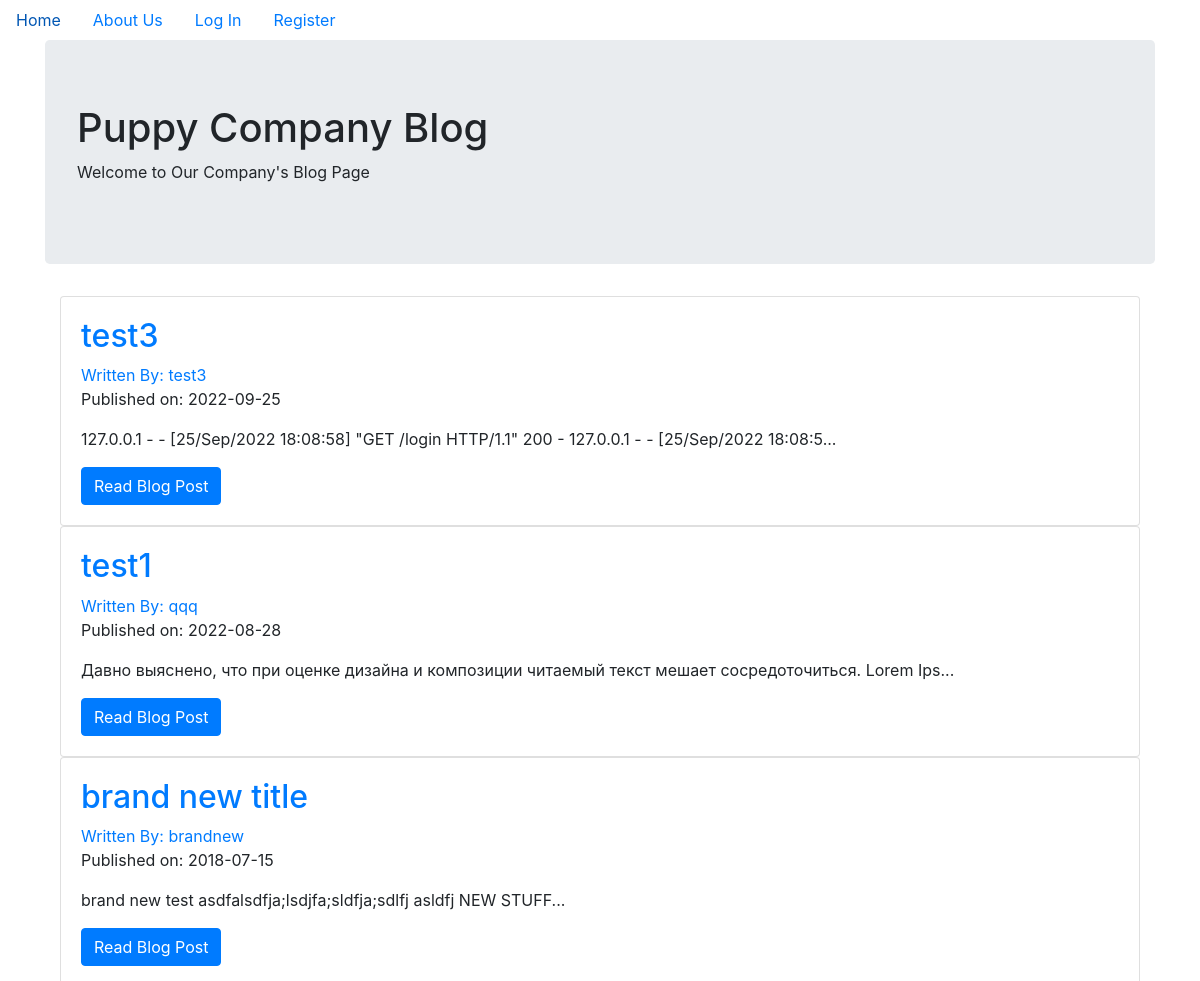
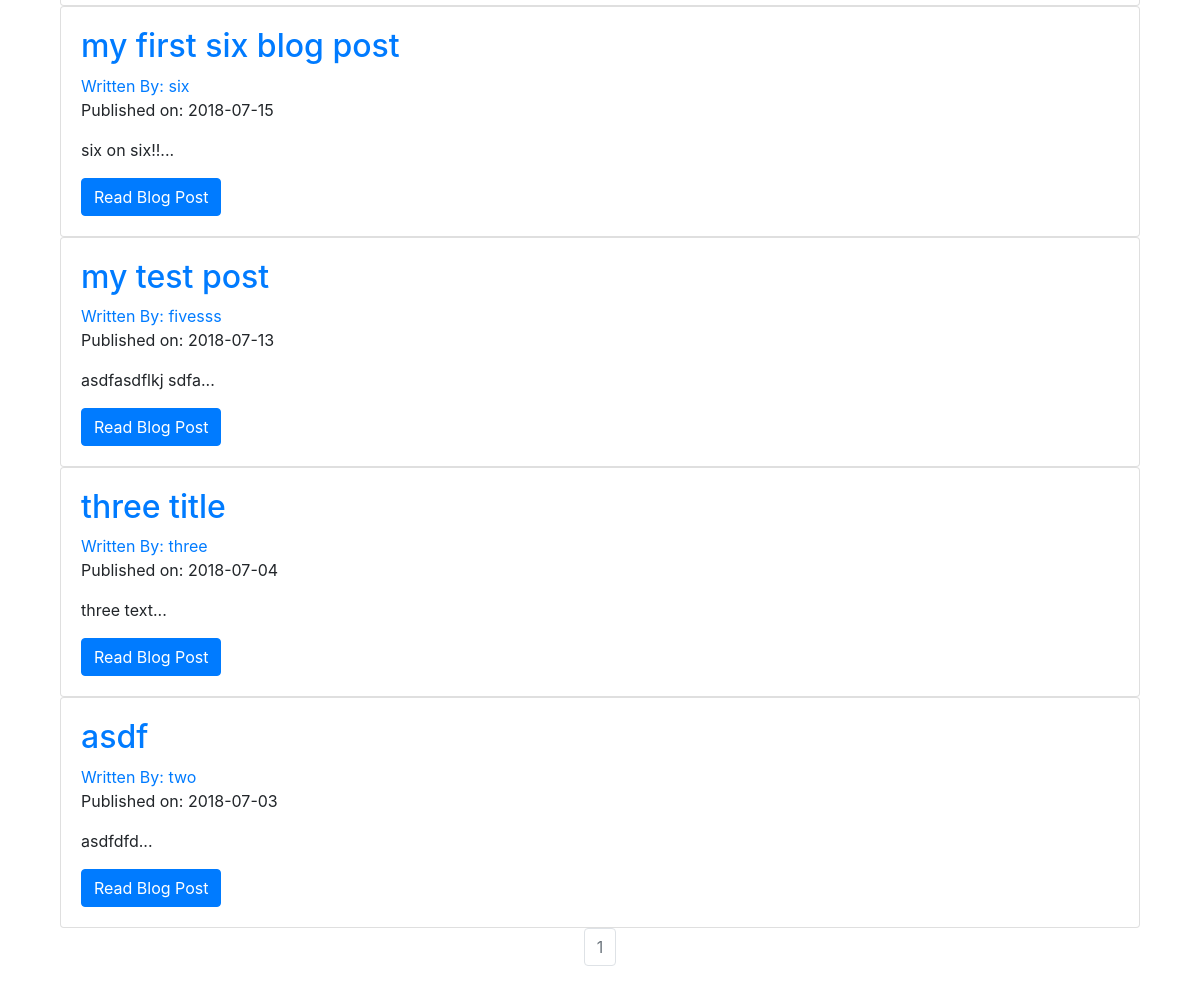
The page / on the database its author committed (2 pictures, top to bottom).
### puppycompanyblog/models.py (models this page shows, shortened)
class BlogPost(db.Model):
    users = db.relationship(User)
    id = db.Column(db.Integer, primary_key=True)
    user_id = db.Column(db.Integer, db.ForeignKey('users.id'), nullable=False)
    date = db.Column(db.DateTime, nullable=False, default=datetime.utcnow)
    title = db.Column(db.String(140), nullable=False)
    text = db.Column(db.Text, nullable=False)

class User(db.Model, UserMixin):
    __tablename__ = 'users'
    id = db.Column(db.Integer, primary_key = True)
    profile_image = db.Column(db.String(20), nullable=False, default='default_profile.png')
    email = db.Column(db.String(64), unique=True, index=True)
    username = db.Column(db.String(64), unique=True, index=True)
    password_hash = db.Column(db.String(128))
    posts = db.relationship('BlogPost', backref='author', lazy=True)

### puppycompanyblog/core/views.py (the view)
@core.route('/')
def index():
    page = request.args.get('page', 1, type=int)
    blog_posts = BlogPost.query.order_by(BlogPost.date.desc()).paginate(page=page, per_page=10)
    return render_template('index.html',blog_posts=blog_posts)

### puppycompanyblog/templates/index.html (shortened to what this page needs)
{% extends "base.html" %}
{% block content %}
  <div class="jumbotron">
    <h1>Puppy Company Blog</h1>
    <p>Welcome to Our Company's Blog Page</p>
  </div>
  <div class="container">
    {% for post in blog_posts.items %}
    <div class="card" >
      <div class="card-body">
        <h2><a class="card-title" href="  {{ url_for('blog_posts.blog_post', blog_post_id=post.id) }}">{{ post.title }}</a></h2>
        <a href="{{ url_for('users.user_posts', username=post.author.username) }}">Written By: {{ post.author.username }}</a>
        <p>Published on: {{ post.date.strftime('%Y-%m-%d') }}</p>
        <p class="card-text">{{ post.text[:100] }}...</p>
        <a href="{{ url_for('blog_posts.blog_post', blog_post_id=post.id) }}" class="btn btn-primary">Read Blog Post</a>
      </div>
    </div>
   {% endfor %}
   <nav aria-label="Page navigation example">
     <ul class="pagination justify-content-center">
       {% for page_num in blog_posts.iter_pages(left_edge=1, right_edge=1, left_current=1, right_current=2) %}
          {% if blog_posts.page == page_num %}
          <li class="page-item disabled">
            <a class="page-link" href="{{ url_for('core.index', page=page_num) }}">{{ page_num }}</a></li>
          {% else %}
            <li class="page-item"><a class="page-link" href="{{ url_for('core.index', page=page_num) }}">{{ page_num }}</a></li>
          {% endif %}
      {% endfor %}
    </nav>
{% endblock %}

### rows shown on the page
BlogPost: title "test3", author.username "test3", date "2022-09-25", text "127.0.0.1 - - [25/Sep/2022 18:08:58] \"GET /login HTTP/1.1\" 200 - 127.0.0.1 - - [25/Sep/2022 18:08:5"
BlogPost: title "test1", author.username "qqq", date "2022-08-28", text "Давно выяснено, что при оценке дизайна и композиции читаемый текст мешает сосредоточиться. Lorem Ips"
BlogPost: title "brand new title", author.username "brandnew", date "2018-07-15", text "brand new test asdfalsdfja;lsdjfa;sldfja;sdlfj asldfj NEW STUFF"
BlogPost: title "my first six blog post", author.username "six", date "2018-07-15", text "six on six!!"
BlogPost: title "my test post", author.username "fivesss", date "2018-07-13", text "asdfasdflkj sdfa"
BlogPost: title "three title", author.username "three", date "2018-07-04", text "three text"
BlogPost: title "asdf", author.username "two", date "2018-07-03", text "asdfdfd"

### other values the page prints
{{ page_num }} "1"
